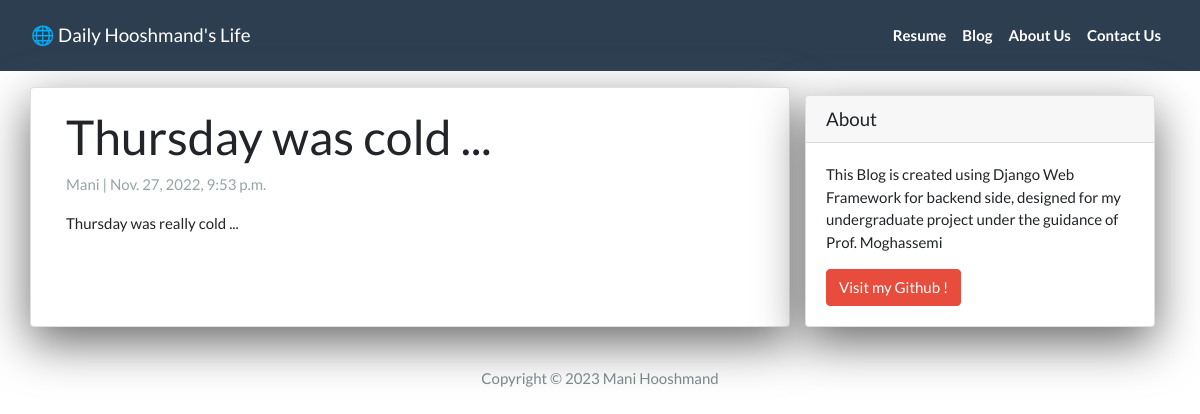
The page /thursday/ on the database its author committed.
### DH_App/models.py (models this page shows)
class Post(models.Model):
    title =  models.CharField(max_length=200, unique=True)
    slug =   models.SlugField(max_length=200, unique=True)
    image = models.ImageField(upload_to='media',blank=True, null=True)
    author = models.ForeignKey(User, on_delete=models.CASCADE, related_name='blog_posts')
    created_on = models.DateTimeField(auto_now_add=True)
    updated_on = models.DateTimeField(auto_now=True)
    content = models.TextField()
    status = models.IntegerField(choices=STATUS, default=0)

### DH_App/views.py (the view)
# urls.py: path('<slug:slug>/', views.DetailView.as_view(), name="post_detail"),
class DetailView(generic.DetailView):
  model = Post
  template_name = 'post_detail.html'

### DH_App/templates/post_detail.html (shortened to what this page needs)
{% extends 'base.html' %}
{% block content %}
<div class="container">
  <div class="row">
    <div class="col-md-8 card mb-4  mt-3 left  top">
      <div class="card-body">
        <h1>{% block title %} {{ object.title }} {% endblock title %}</h1>
        <p class=" text-muted">{{ post.author }} | {{ post.created_on }}</p>
        <p class="card-text ">{{ object.content | safe }}</p>
      </div>
    </div>
    {% block sidebar %} {% include 'sidebar.html' %} {% endblock sidebar %}
  </div>
</div>
{% endblock content %}

### DH_App/templates/sidebar.html (style rules this page uses)
.card { box-shadow: 0 16px 48px #6a6a6b; }

### rows shown on the page
Post: title "Thursday was cold ...", author "Mani", created_on "Nov. 27, 2022, 9:53 p.m.", content "Thursday was really cold ..."
